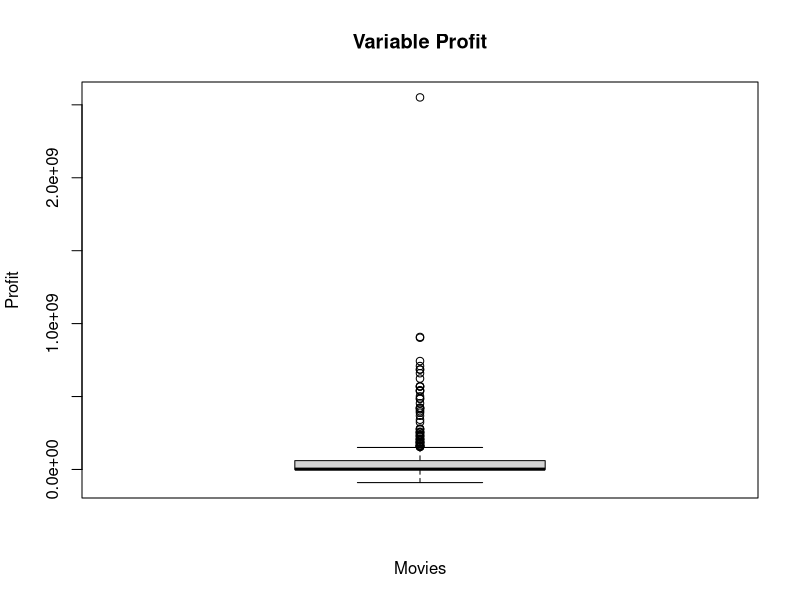
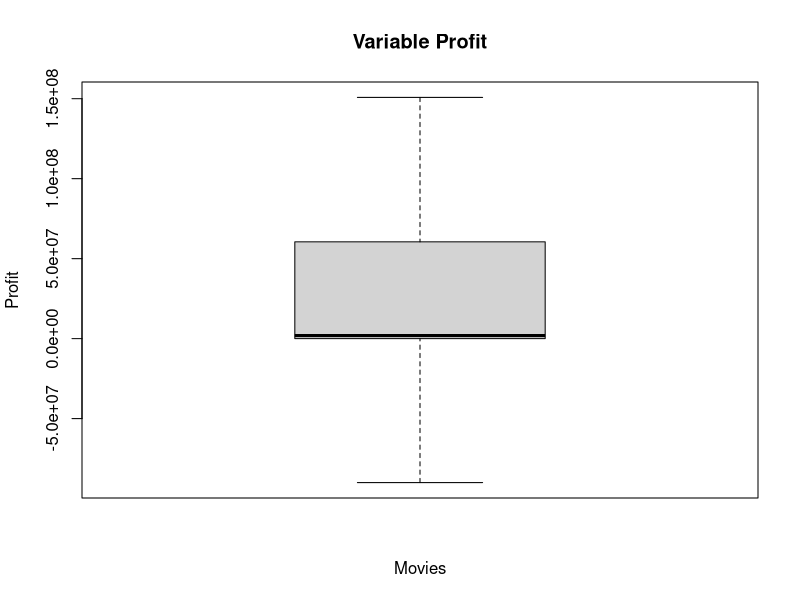
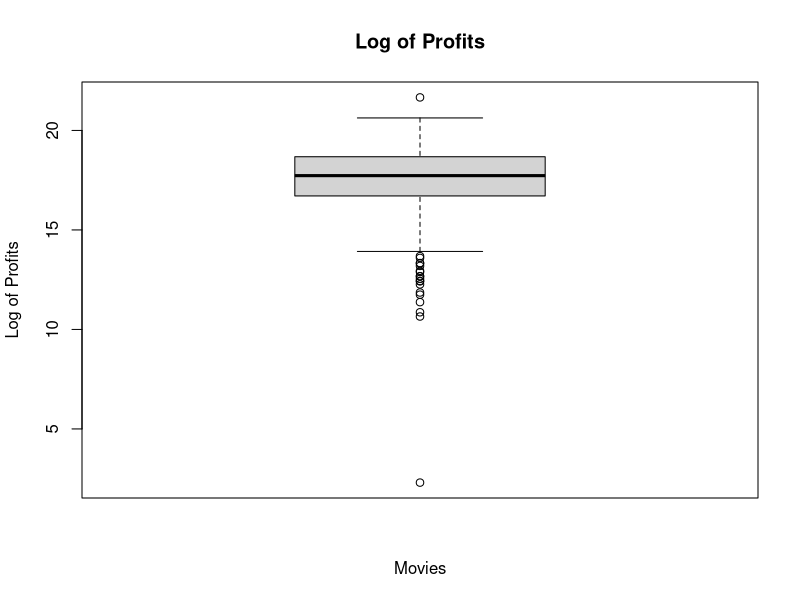
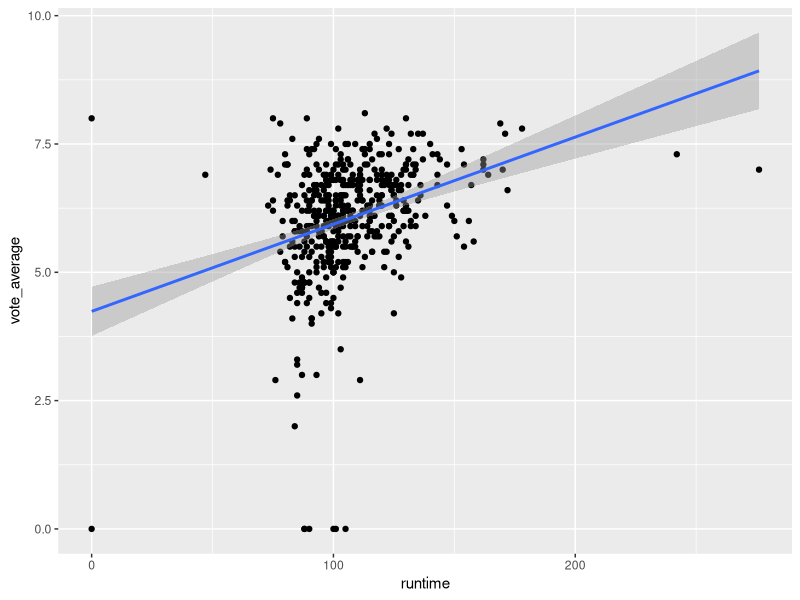
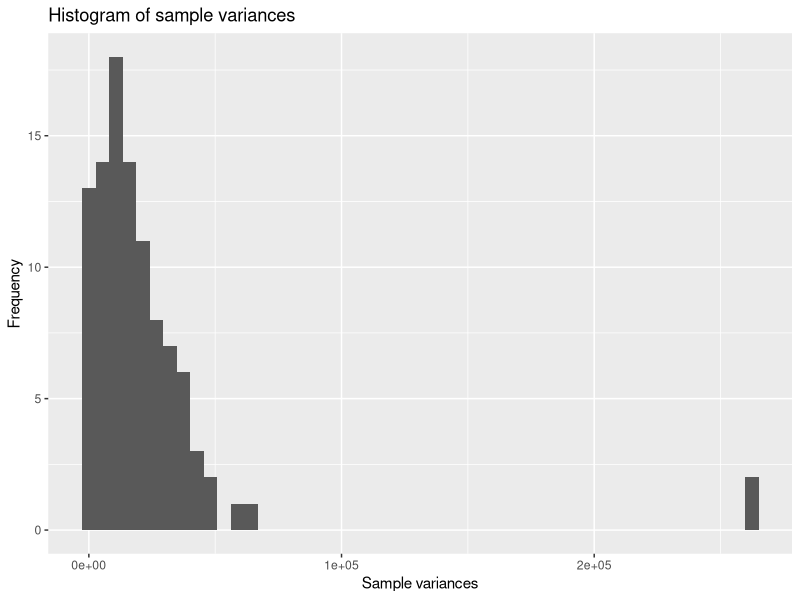
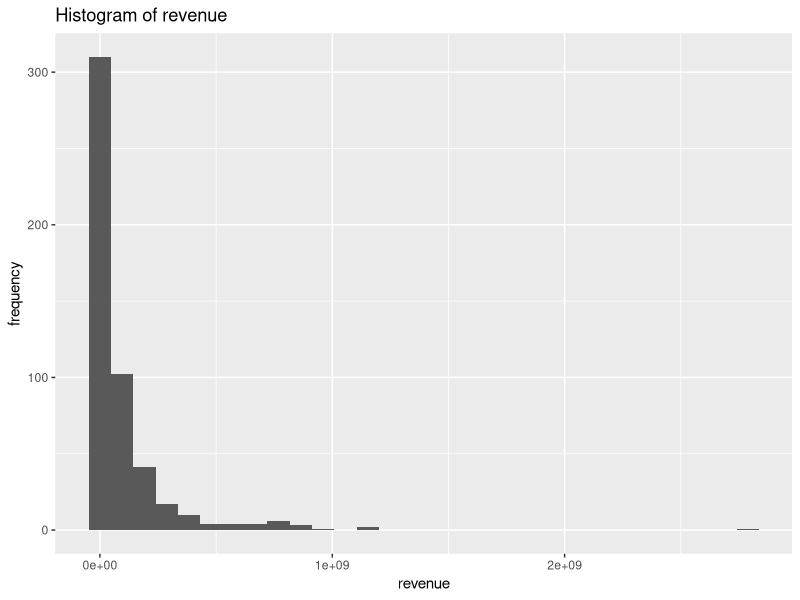
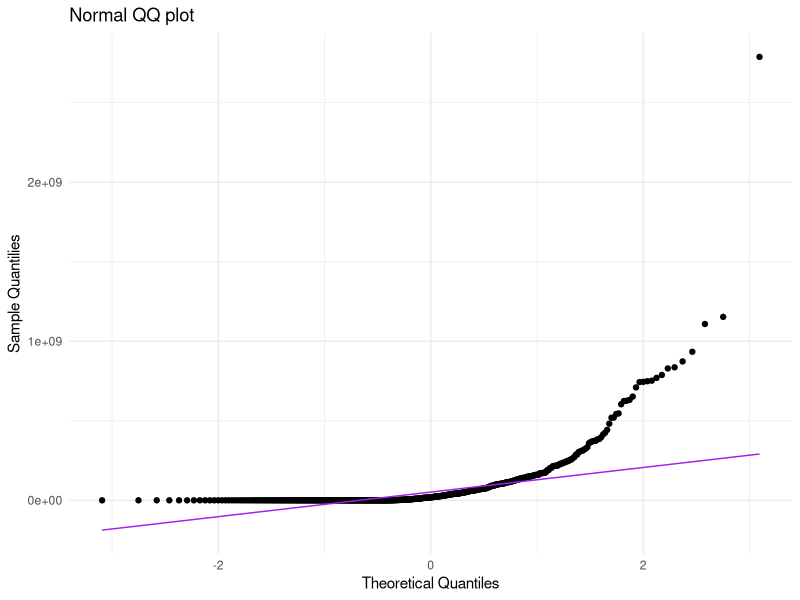
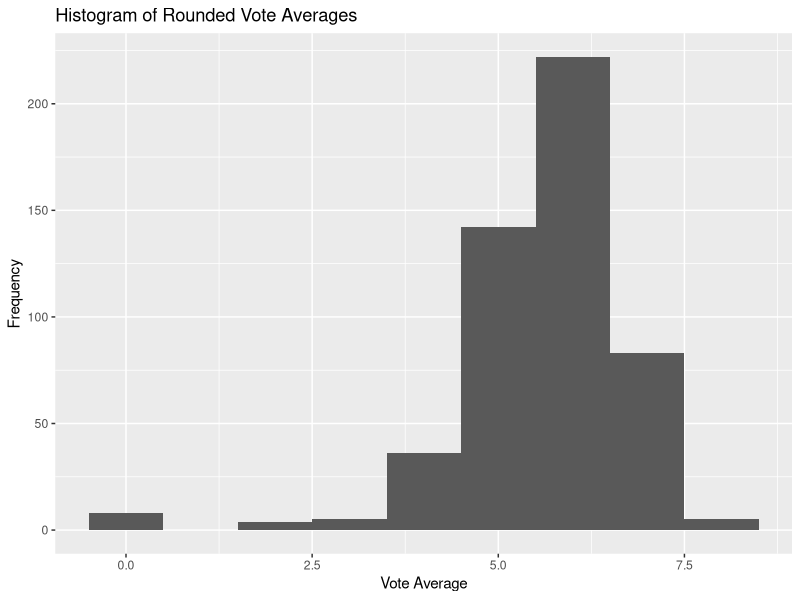

These figures' R source, in order:
## ---- chunk 1
knitr::opts_chunk$set(echo = TRUE)
## ---- chunk 2
movies <- read.table("movies1.tsv", header=TRUE)

head(movies)

ncol(movies)
nrow(movies)

## ---- chunk 3
#WRITE YOUR CODE HERE
str(movies)
## ---- chunk 4

library(tidyverse)

movies$profit = movies$revenue - movies$budget

movies %>%
  summarise(mean(profit),
            median(profit),
            min(profit),
            max(profit))

## ---- chunk 5

#WRITE YOUR CODE HERE
max_profit = max(movies$profit)
min_profit = min(movies$profit)

movies %>%
  filter(profit == max_profit) %>%
  select(title, profit)

movies %>%
  filter(profit == min_profit) %>%
  select(title, profit)

## ---- chunk 6

#WRITE YOUR CODE HERE
boxplot(movies$profit, 
        main="Variable Profit",
        ylab="Profit",
        xlab="Movies")

movies %>%
  summarise(Q1 = quantile(movies$profit, 0.25),
            Q2 = quantile(movies$profit, 0.50),
            Q3 = quantile(movies$profit, 0.75),
            Q4 = max(movies$profit))

boxplot(movies$profit,
        main='Variable Profit',
        ylab="Profit",
        xlab="Movies",
        outline = FALSE)

## ---- chunk 7
#WRITE YOUR CODE HERE

movies$log_profits = log(movies$profit)

movies %>%
  summarise(mean_profits = mean(movies$log_profits))

movies %>%
  summarise(mean_profits2 = mean(log_profits[is.finite(log_profits)], na.rm = TRUE))

## ---- chunk 8

#WRITE YOUR CODE HERE
movies$log_profits[movies$log_profits<=0]<- NA
movies$log_profits[is.nan(movies$log_profits)] <- NA

mean(movies$log_profits, na.rm = TRUE)

boxplot(movies$log_profits,
        main = "Log of Profits",
        xlab = "Movies",
        ylab = "Log of Profits")

## ---- chunk 9

#WRITE YOUR CODE HERE
ggplot(movies, aes(x=runtime, y=vote_average))+
  geom_point()+
  geom_smooth(method="lm", se=T)

## ---- chunk 10
#WRITE YOUR CODE HERE

head(movies$index, n = 10)
nrow(movies)
## ---- chunk 11
#WRITE YOUR CODE HERE
actor_counts <- sort(table(movies$first_actor), decreasing = TRUE)
head(actor_counts, 1)

## ---- chunk 12
#WRITE YOUR CODE HERE
movies %>% 
  filter(first_actor=="Bruce Willis") %>% 
  summarise(average_revenue_Bruce=mean(revenue, na.rm=T))

mean(movies$revenue)
## ---- chunk 13
#WRITE YOUR CODE HERE

movies$profit = movies$profit/1000000
variance = var(movies$profit)
## ---- chunk 14
#WRITE YOUR CODE HERE

set.seed(123)

movies_sample <- movies[sample(nrow(movies), 25), ]
variance_sample = var(movies_sample$profit)

## ---- chunk 15
#WRITE YOUR CODE HERE

library(dplyr)

set.seed(123)

sample_vars <- c()
for (i in 1:100) {
  sample_data <- sample(movies$profit, size = 25, replace = TRUE)
  sample_vars[i] <- var(sample_data)
}

print(sample_vars)

## ---- chunk 16
#WRITE YOUR CODE HERE
dfsample_vars = as.data.frame(sample_vars)

ggplot(dfsample_vars, aes(x = sample_vars)) +
  geom_histogram(bins = 50) +
  labs(title = "Histogram of sample variances", x = "Sample variances", y = "Frequency")

dfsample_vars %>%
  summarise(mean_sample = mean(sample_vars),
            sd_sample = sd(sample_vars))

library(e1071)

skewness_sample = skewness(sample_vars, na.rm=T)
kurtosis_sample = kurtosis(sample_vars, na.rm=T)
print(skewness_sample)
print(kurtosis_sample)

## ---- chunk 17
#WRITE YOUR CODE HERE

thriller_movies <- subset(movies, grepl("Thriller", genre, ignore.case = FALSE))

t_result = t.test(thriller_movies$runtime, conf.level = 0.99)
conf_interval = t_result$conf.int
print(conf_interval)
## ---- chunk 18
#WRITE YOUR CODE HERE

mean_runtime = mean(thriller_movies$runtime)
sd_runtime = sd(thriller_movies$runtime)
n = length(thriller_movies$runtime)

sd_population = sd_runtime

z = qnorm(0.995)
error = z*(sd_population/sqrt(n))
LOW = mean_runtime - error
UP = mean_runtime + error

print(c(LOW, UP))
## ---- chunk 19
#WRITE YOUR CODE HERE
s2 = var(movies$runtime, na.rm = TRUE)
n = sum(!is.na(movies$runtime))

# Hypothesized variance
sigma2 <- 500

# Test statistic
test_statistic <- (n - 1) * s2 / sigma2

# Print test statistic
cat("test statistic:", round(test_statistic, 2), "\n")

#critical value
alpha <- 0.05
lower <- qchisq(alpha / 2, df = n - 1)
upper <- qchisq(1 - alpha / 2, df = n - 1)

#print
cat("Critical values:\n")
cat("Lower:", round(lower, 2), "\n")
cat("Upper:", round(upper, 2), "\n")


#compare test statistic with the critical
if (test_statistic < lower || test_statistic > upper) {
  cat("Reject the null hypothesis.\n")
} else {
  cat("Do not reject the null hypothesis.\n")
}

## ---- chunk 20
#WRITE YOUR CODE HERE
ggplot(movies, aes(x = revenue))+
  geom_histogram()+
  labs(title = "Histogram of revenue",
       y = "frequency")

ggplot(movies, aes(sample = revenue)) +
  stat_qq() +
  stat_qq_line(color = "purple") +
  labs(title = "Normal QQ plot",
       x = "Theoretical Quantiles",
       y = "Sample Quantilies") +
  theme_minimal()

## ---- chunk 21
#WRITE YOUR CODE HERE
movies$vote_average_rounded <- floor(movies$vote_average)

ggplot(movies, aes(x = vote_average_rounded)) +
  geom_histogram(binwidth = 1) +
  labs(title = "Histogram of Rounded Vote Averages",
       x = "Vote Average",
       y = "Frequency") 

## ---- chunk 22
#WRITE YOUR CODE HERE
profit_movies <- movies %>%
  group_by(vote_average_rounded) %>%
  summarise(profit_mean = mean(profit, na.rm = TRUE))


ggplot(profit_movies, aes(x = vote_average_rounded, y = profit_mean)) +
  geom_point(size = 3) +
  geom_line() +
  labs(
    title = "Average Profit by Rounded Vote Average",
    x = "Rounded Vote Average",
    y = "Average Profit"
  ) 

## ---- chunk 23
#WRITE YOUR CODE HERE
profit_by_year <- movies %>%
  group_by(release_year) %>%
  summarise(
    profit_mean = mean(profit, na.rm = TRUE),
    sd = sd(profit, na.rm = TRUE),
    n = n(),
    se = sd / sqrt(n),
    lower = profit_mean - 1.96 * se,
    upper = profit_mean + 1.96 * se
  )

ggplot(profit_by_year, aes(x = release_year, y = profit_mean)) +
  geom_point(size = 2, color = "darkblue") +
  geom_errorbar(aes(ymin = lower, ymax = upper), width = 0.3, color = "darkblue") +
  labs(
    title = "Average Profit per Year (95% Confidence Interval)",
    x = "Release Year",
    y = "Average Profit"
  ) +
  theme_minimal()

## ---- chunk 24
#WRITE YOUR CODE HERE

## ---- chunk 25
#WRITE YOUR CODE HERE

## ---- chunk 26
#WRITE YOUR CODE HERE

## ---- chunk 27
#WRITE YOUR CODE HERE

## ---- chunk 28
#WRITE YOUR CODE HERE

## ---- chunk 29
#WRITE YOUR CODE HERE

## ---- chunk 30
#WRITE YOUR CODE HERE

## ---- chunk 31
#WRITE YOUR CODE HERE

## ---- chunk 32
#WRITE YOUR CODE HERE

## ---- chunk 33
#WRITE YOUR CODE HERE

## ---- chunk 34
#WRITE YOUR CODE HERE

## ---- chunk 35
#WRITE YOUR CODE HERE

## ---- chunk 36
#WRITE YOUR CODE HERE

## ---- chunk 37
#WRITE YOUR CODE HERE

## ---- chunk 38
#WRITE YOUR CODE HERE

## ---- chunk 39
#WRITE YOUR CODE HERE
